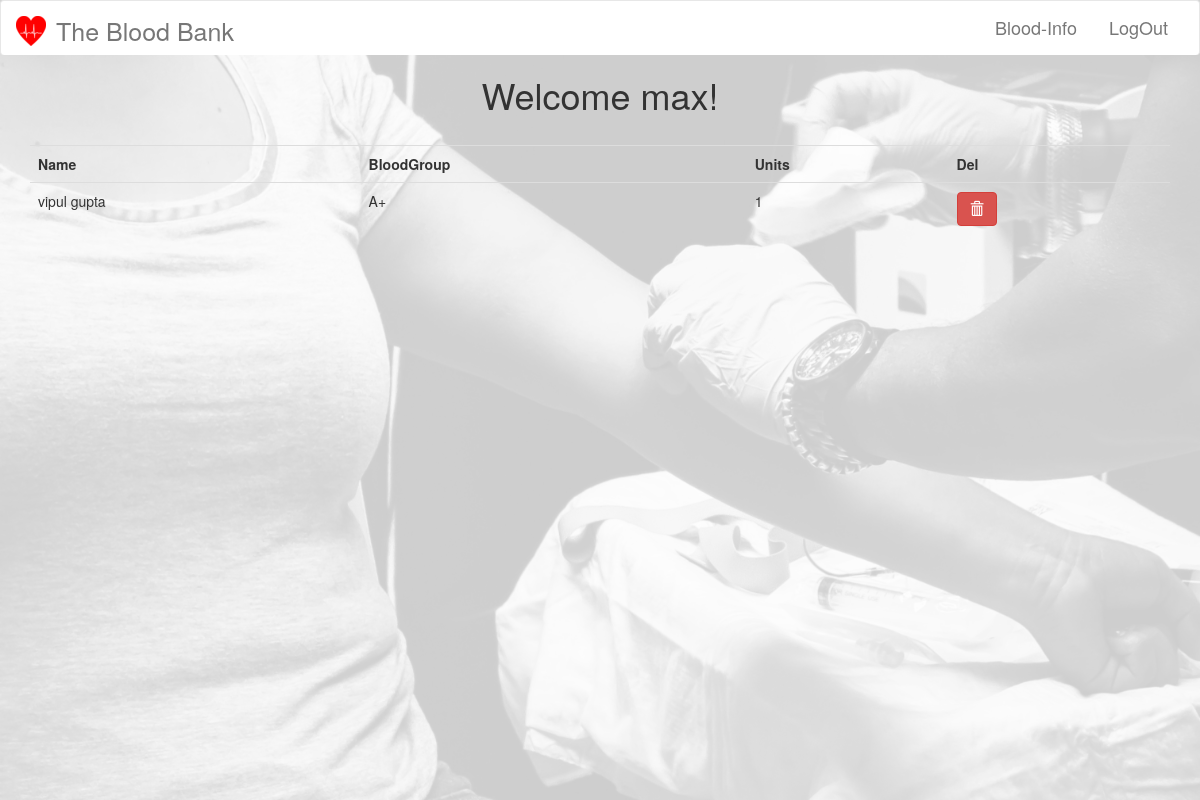
The app's page /requestedBlood.php (signed in), older data.
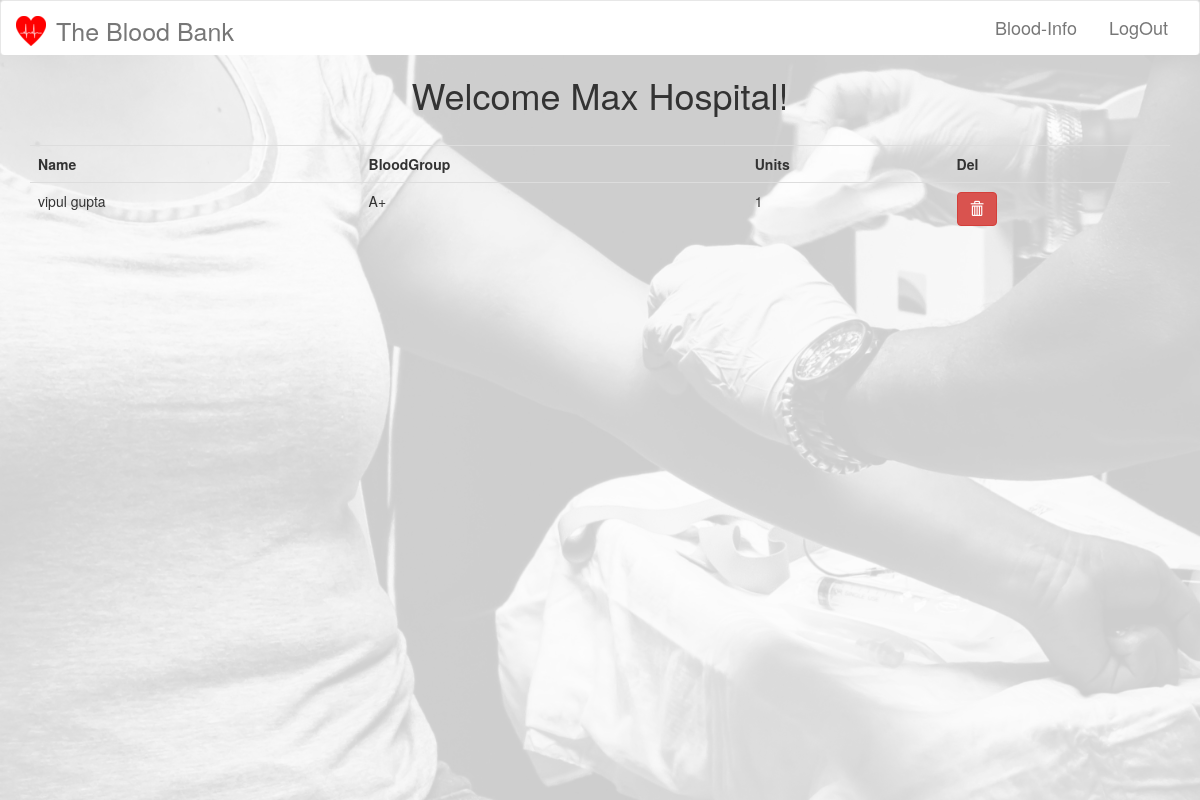
The same page, newer data.
### tables this page shows
CREATE TABLE `hospitals` (
  `id` int(11) NOT NULL,
  `name` text NOT NULL,
  `address` text NOT NULL,
  `email` varchar(50) NOT NULL,
  `password` varchar(61) NOT NULL
);

### includes/CRUD.php (called while the page is built, shortened)
<?php
    class database{
        protected function connect(){
            $this->host = "localhost";
            $this->dbUserName = "root";
            $this->dbPassword = "";
            $this->dbName = "bloodBank";
            try{
                $conn = new PDO("mysql:host=$this->host;dbname=$this->dbName", $this->dbUserName,
                $this->dbPassword);
            }catch(PDOException $e){
                die($e->getMessage());
            }
            return $conn;
        }
    }
    class query extends database{
        protected $conn;
        function __construct(){
            $this->conn = $this->connect();
        }
        public function prep_and_run($query){
            $query = $this->conn->prepare($query);
            try{
                $query->execute();
                $result = $query->fetchAll();
            }
            catch(PDOException $e){
                die($e->getMessage());
            }
            return $result;
        }
        public function getData($table, $field = "*", $conditions = array(), $order_by_field = "", $order_by_type = "DESC", $limit = ""){
            $query = "SELECT $field FROM $table";
            if($conditions != []){
                $query .= " WHERE ";
                $count = count($conditions);
                $i = 0;
                foreach($conditions as $k=>$v){
                    if($count-1 != $i){
                        $query .= "$k='$v' and ";
                    }
                    else{
                        $query .= "$k='$v' ";
                    }
                    $i++;
                }
            }
            $result = $this->prep_and_run($query);
            return $result;
        }
    }
?>

### requestedBlood.php (the view, shortened to what this page needs)
<?php
    include_once("includes/header.php");
    $id = $_SESSION["id"];
    $query = new query();
    $result = $query->getData("requestedBloods","*", array("hospitalId"=>$id));
    $hospital = $query->getData("hospitals","name", array("id"=>$id));
    $name = $hospital[0]["name"];
?>
    <h1 class="text-center">Welcome<?php echo " ".$name . "!" ?></h1><br>
    <div class="container ">
        <table class="table table-hover">
            <tr><th>Name</th><th>BloodGroup</th><th>Units</th><th>Del</th></tr>
            <?php
                if($result){
                    foreach($result as $row){
                        echo "<tr><td>" . $row["receiverName"] . "</td><td>" . $row["bloodGroup"] . "</td><td>". $row["units"] . "</td><td><a class = 'btn btn-danger glyphicon glyphicon-trash' href = 'requestedBlood.php?delete=" . $row["receiverId"] ."'></a></td></tr>";
                    }
                }
                else{
                    echo "<div class = 'alert alert-success'>No Data To Show</div>";
                }
            ?>
        </table><br>
    </div>
<?php
    include_once("includes/footer.php");
?>

Row changes from the older to the newer data that the page shows:
changed hospitals: name "max" → "Max Hospital"
